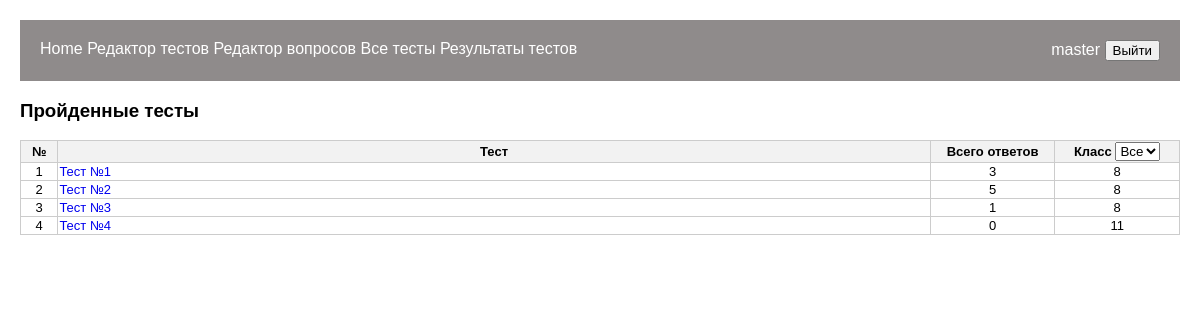
The app's page /tests/tests_all_results_admin/ (signed in), older data.
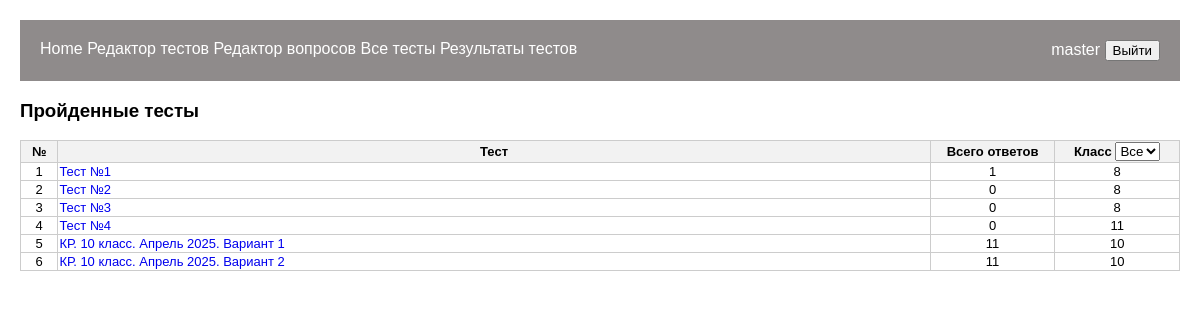
The same page, newer data.
### tests/models.py (models this page shows, shortened)
class Test(models.Model):
    title = models.CharField(max_length=200, verbose_name='Название')
    questions = models.ManyToManyField(Question, verbose_name='Вопросы')
    created_by = models.ForeignKey(User, on_delete=models.CASCADE, verbose_name='Автор')
    time_create_test = models.DateTimeField(default=datetime.datetime.now(), verbose_name='Создано')
    klass_destination = models.CharField(default='7', max_length=2, choices=CLASSES, verbose_name='Класс')
    repeated_answer = models.BooleanField(default=False, verbose_name='Разрешена отправка')
    only_one_answer = models.BooleanField(default=True, verbose_name='Многократность ответов')
    tmp = models.BooleanField(default=True, verbose_name='Без заданий (временный тест)')

### tests/views.py (the view)
# urls.py: path('tests_all_results_admin/', tests_all_results_admin, name='tests_all_results_admin'),
@login_required
def tests_all_results_admin(request):
    if request.user.is_superuser:
        results = StudentResponse.objects.all()
        tests = Test.objects.exclude(tmp=True)
        count_results = {res.test_id:0 for res in results}
        for res in results:
            count_results[res.test_id] += 1
        data = {test: [test, count_results[test.id] if StudentResponse.objects.filter(test_id=test.id).exists() else 0] for test in tests}
        return render(request, 'tests/tests_all_results_admin.html', {'data': data})
    else:
        return redirect('login')

### tests/templates/tests/tests_all_results_admin.html (shortened to what this page needs)
{% extends 'tests/base.html' %}
{% block content %}
<h3>Пройденные тесты</h3>
<table id="table_total">
    <thead>
        <tr>
            <th style="width: 3%">№</th>
            <th style="width: 70%;">Тест</th>
            <th style="width: 10%">Всего ответов</th>
            <th style="width: 10%">
                <label for="classFilter">Класс</label>
                <select id="classFilter">
                    <option value="">Все</option>
                </select>
            </th>
        </tr>
    </thead>
    <tbody>
        {% for key, value in data.items %}
        <tr data-class="{{ value.0.klass_destination }}">
            <td align="center">
                {{ forloop.counter }}
            </td>
            <td>
                <a href="{% url 'test_students_results' value.0.id %}">{{ value.0.title }}</a>
            </td>
            <td align="center">
                {{ value.1 }}
            </td>
            <td align="center">
                {{ value.0.klass_destination }}
            </td>
        </tr>
        {% endfor %}
    </tbody>
</table>
{% endblock %}

Row changes from the older to the newer data that the page shows:
changed Test "Тест №1": value "3" → "1"
computed for Test "Тест №2": value "5" → "0"
computed for Test "Тест №3": value "1" → "0"
added Test: title "КР. 10 класс. Апрель 2025. Вариант 1", value "11", klass_destination "10"
added Test: title "КР. 10 класс. Апрель 2025. Вариант 2", value "11", klass_destination "10"
